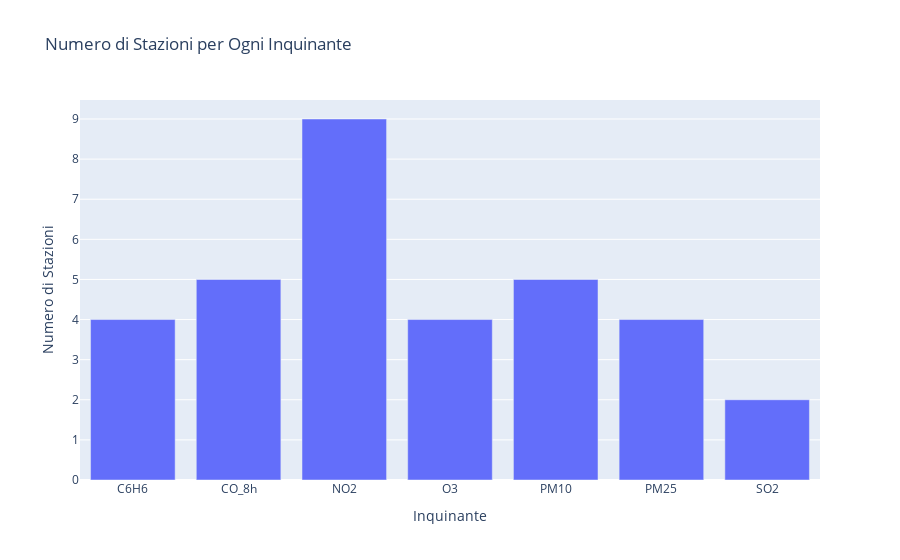

Notebook source saved alongside this figure:
### Markdown cell above
Nel grafico soprastante possiamo osservare l'andamento stagionale dei principali inquinanti presenti nell'aria del Comune di Milano. Si può notare come i valori di PM10 e NO2 siano più alti nei mesi invernali, mentre i valori di O3 siano più alti nei mesi estivi.

### Code cell
import pandas as pd
import plotly.express as px
from rdflib import Graph

query = """
PREFIX sso: <http://www.semanticweb.org/aria-ontology-cb-dn/ontology/>
PREFIX owl: <http://www.w3.org/2002/07/owl#>

SELECT ?stazione ?idAmat ?inquinante
WHERE {
    ?stazione sso:haStazioneMetereologica ?dettagliStazione .
    ?dettagliStazione sso:idAmat ?idAmat ;
                      sso:monitoraInquinante ?inquinante .
}
"""
result = g.query(query)

# Preparazione dei dati per il grafico
data = []
for row in result:
    stazione = str(row.stazione)
    id_amat = str(row.idAmat)
    inquinante = str(row.inquinante)
    data.append({'Stazione': stazione, 'ID AMAT': id_amat, 'Inquinante': inquinante})

df = pd.DataFrame(data)

# Conteggio del numero di stazioni per ogni inquinante
#Per ogni inquinante eliminare tutto ciò che è uri e mantenere solo il nome
df['Inquinante'] = df['Inquinante'].apply(lambda x: x.split('/')[-1])
conteggio_inquinanti = df.groupby('Inquinante').count()['Stazione'].reset_index()
conteggio_inquinanti.rename(columns={'Stazione': 'Numero di Stazioni'}, inplace=True)

# Creazione del grafico a barre
fig = px.bar(conteggio_inquinanti, x='Inquinante', y='Numero di Stazioni',
             title='Numero di Stazioni per Ogni Inquinante',
             labels={'Inquinante': 'Inquinante', 'Numero di Stazioni': 'Numero di Stazioni'})
fig.show()

### Figure 1 — Plotly figure (JSON) as saved in the notebook; plotly's stock layout.template omitted (floating-point values rounded to 4 significant figures)
{"data": [{"alignmentgroup": "True", "hovertemplate": "Inquinante=%{x}<br>Numero di Stazioni=%{y}<extra></extra>", "legendgroup": "", "marker": {"color": "#636efa", "pattern": {"shape": ""}}, "name": "", "offsetgroup": "", "orientation": "v", "showlegend": false, "textposition": "auto", "type": "bar", "x": ["C6H6", "CO_8h", "NO2", "O3", "PM10", "PM25", "SO2"], "xaxis": "x", "y": [4, 5, 9, 4, 5, 4, 2], "yaxis": "y"}], "layout": {"barmode": "relative", "legend": {"tracegroupgap": 0}, "title": {"text": "Numero di Stazioni per Ogni Inquinante"}, "xaxis": {"anchor": "y", "domain": [0, 1], "title": {"text": "Inquinante"}}, "yaxis": {"anchor": "x", "domain": [0, 1], "title": {"text": "Numero di Stazioni"}}}}
